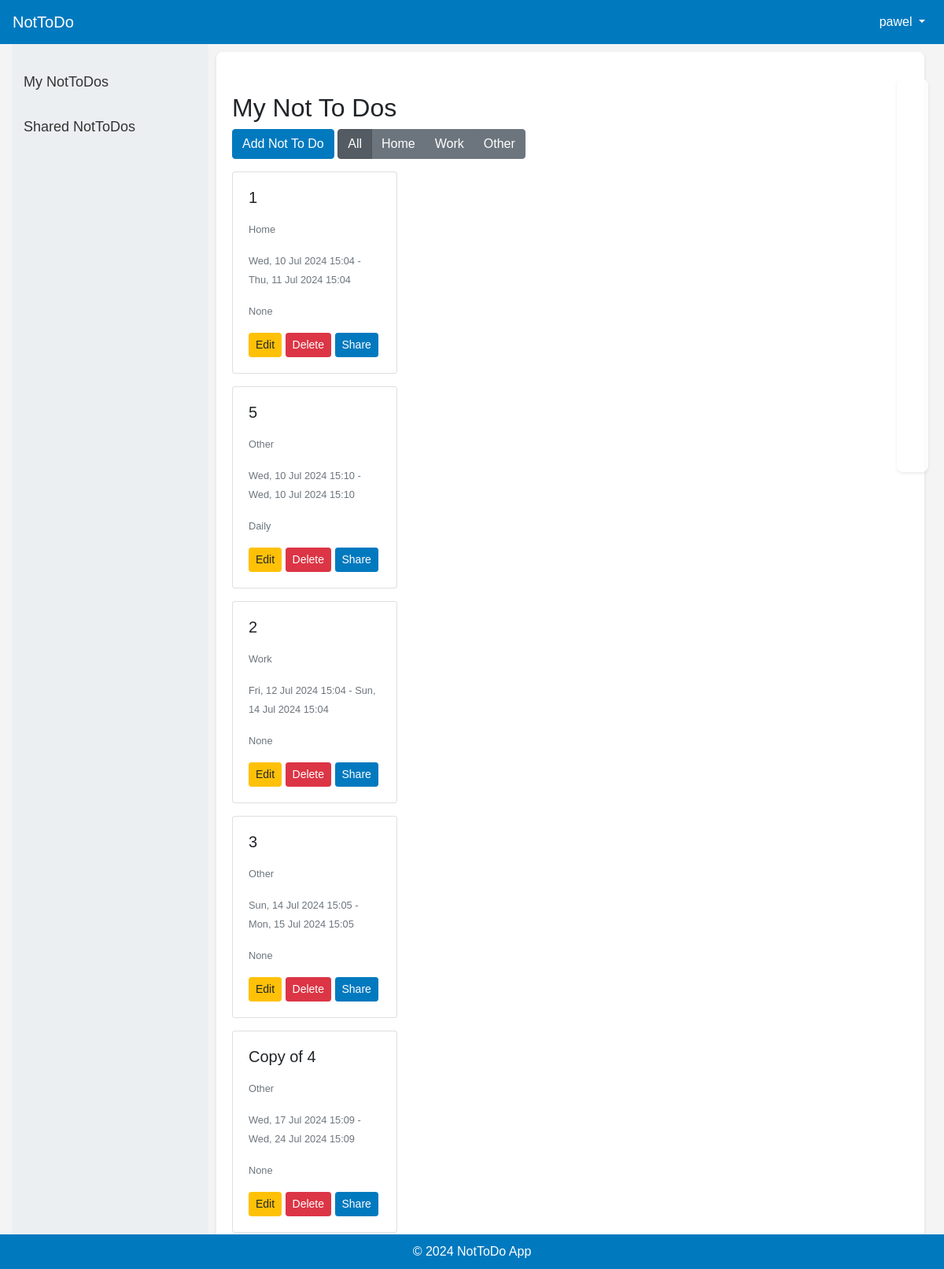
Before: /nottodos/ (signed in) with the older database file.
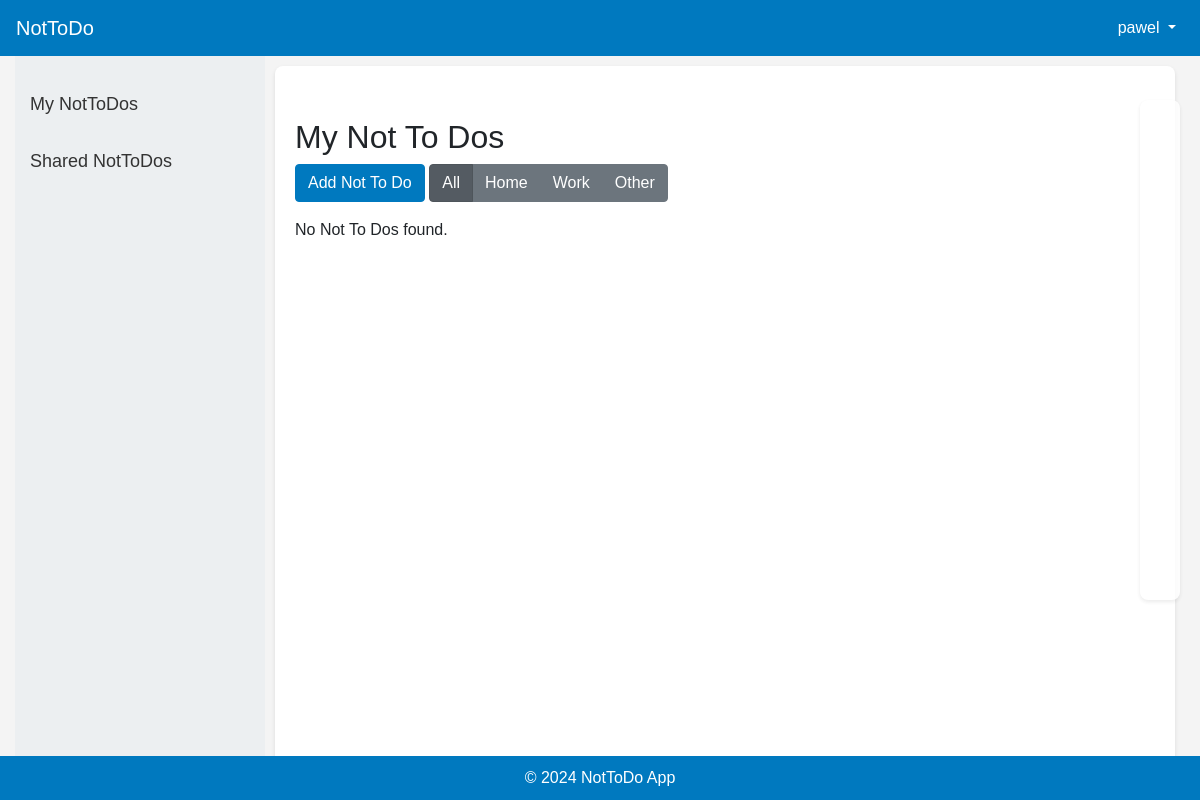
After: the same page with the newer database file.
### nottodo/models.py (models this page shows, shortened)
class NotToDo(models.Model):
    user = models.ForeignKey(User, on_delete=models.CASCADE)
    title = models.CharField(max_length=255)
    description = models.TextField(blank=True, null=True)
    context = models.CharField(max_length=50, choices=[('Home', 'Home'), ('Work', 'Work'), ('Other', 'Other')])
    scheduled_start_time = models.DateTimeField(blank=True, null=True)
    scheduled_end_time = models.DateTimeField(blank=True, null=True)
    repeat = models.CharField(max_length=50, choices=[('None', 'None'), ('Daily', 'Daily'), ('Weekly', 'Weekly'), ('Monthly', 'Monthly')], default='None')
    created_at = models.DateTimeField(default=timezone.now)
    updated_at = models.DateTimeField(auto_now=True)

### nottodo/views.py (the view)
# urls.py: path('nottodos/', views.list_nottodos, name='list_nottodos'),
@login_required
def list_nottodos(request):
    context_filter = request.GET.get('context', 'All')
    if context_filter == 'All':
        nottodos = NotToDo.objects.filter(user=request.user).order_by('scheduled_start_time')
    else:
        nottodos = NotToDo.objects.filter(user=request.user, context=context_filter).order_by('scheduled_start_time')
    return render(request, 'list_nottodos.html', {'nottodos': nottodos, 'context_filter': context_filter})

### nottodo/templates/list_nottodos.html (shortened to what this page needs)
{% extends 'base.html' %}
{% block content %}
<h2 class="mt-4">My Not To Dos</h2>
<a href="{% url 'add_nottodo' %}" class="btn btn-primary mb-3">Add Not To Do</a>
<div class="btn-group mb-3" role="group" aria-label="Filter by context">
  <a href="{% url 'list_nottodos' %}?context=All" class="btn btn-secondary {% if context_filter == 'All' %}active{% endif %}">All</a>
  <a href="{% url 'list_nottodos' %}?context=Home" class="btn btn-secondary {% if context_filter == 'Home' %}active{% endif %}">Home</a>
  <a href="{% url 'list_nottodos' %}?context=Work" class="btn btn-secondary {% if context_filter == 'Work' %}active{% endif %}">Work</a>
  <a href="{% url 'list_nottodos' %}?context=Other" class="btn btn-secondary {% if context_filter == 'Other' %}active{% endif %}">Other</a>
</div>
<div id="calendar" class="mb-4"></div>
<div class="card-list">
    {% for nottodo in nottodos %}
    <div class="card nottodo-card mb-3">
        <div class="card-body">
            <h5 class="card-title">{{ nottodo.title }}</h5>
            <p class="card-text"><small class="text-muted">{{ nottodo.context }}</small></p>
            <p class="card-text"><small class="text-muted">{{ nottodo.scheduled_start_time|date:"D, d M Y H:i" }} - {{ nottodo.scheduled_end_time|date:"D, d M Y H:i" }}</small></p>
            <p class="card-text"><small class="text-muted">{{ nottodo.get_repeat_display }}</small></p>
            <a href="{% url 'update_nottodo' nottodo.pk %}" class="btn btn-warning btn-sm">Edit</a>
            <a href="{% url 'delete_nottodo' nottodo.pk %}" class="btn btn-danger btn-sm">Delete</a>
            <a href="{% url 'share_nottodo' nottodo.pk %}" class="btn btn-primary btn-sm">Share</a>
        </div>
    </div>
    {% empty %}
    <p>No Not To Dos found.</p>
    {% endfor %}
</div>
{% endblock %}

### nottodo/templates/base.html (shortened to what this page needs)
<!DOCTYPE html>
<html lang="en">
<head>
    <link rel="stylesheet" href="https://stackpath.bootstrapcdn.com/bootstrap/4.3.1/css/bootstrap.min.css">
    {% load static %}
    <link rel="stylesheet" href="{% static 'nottodo.css' %}">
    <link rel="stylesheet" href="https://cdnjs.cloudflare.com/ajax/libs/font-awesome/6.0.0-beta3/css/all.min.css">
    <link rel="stylesheet" href="https://cdnjs.cloudflare.com/ajax/libs/fullcalendar/3.10.2/fullcalendar.min.css">
    <link rel="stylesheet" href="https://cdn.jsdelivr.net/npm/flatpickr/dist/flatpickr.min.css">
</head>
<body>
    <nav class="navbar navbar-expand-lg">
        <a class="navbar-brand" href="{% url 'home' %}">NotToDo</a>
        <div class="collapse navbar-collapse" id="navbarNav">
            <ul class="navbar-nav ml-auto">
                {% if user.is_authenticated %}
                <li class="nav-item dropdown">
                    <a class="nav-link dropdown-toggle" href="#" id="navbarDropdown" role="button" data-toggle="dropdown" aria-haspopup="true" aria-expanded="false">
                        {{ user.username }}
                    </a>
                </li>
                {% endif %}
            </ul>
        </div>
    </nav>
    <div class="container-fluid">
        <div class="sidebar">
            <a href="{% url 'list_nottodos' %}">My NotToDos</a>
            <a href="{% url 'list_shared_nottodos' %}">Shared NotToDos</a>
        </div>
        <div class="main-content">
            {% block content %}
            {% endblock %}
        </div>
    </div>
    <footer class="footer">
        <div class="container">
            <span>&copy; 2024 NotToDo App</span>
        </div>
    </footer>
</body>
</html>

### nottodo/static/nottodo.css (style rules this page uses)
body { font-family: 'Arial', sans-serif; background-color: #f4f4f4; margin: 0; padding: 0; display: flex; flex-direction: column; min-height: 100vh; }
.navbar { background-color: #0079bf; color: white; }
.navbar a.navbar-brand, .navbar a.nav-link { color: white !important; }
.container-fluid { display: flex; flex: 1; height: 100%; }
.sidebar { width: 250px; background-color: #eceff1; padding-top: 20px; }
.sidebar a { padding: 15px; text-decoration: none; font-size: 18px; color: #333; display: block; }
.main-content { flex: 1; padding: 20px; background-color: #fff; margin: 10px; box-shadow: 0 2px 4px rgba(0,0,0,0.1); border-radius: 8px; overflow-y: auto; }
.footer { background-color: #0079bf; color: white; text-align: center; padding: 10px 0; position: fixed; bottom: 0; width: 100%; }
.btn-primary { background-color: #0079bf; border-color: #0079bf; }
.mt-4 { margin-top: 2rem !important; }
#calendar { max-width: 600px; height: 500px; position: fixed; top: 100px; right: 20px; padding: 20px; background-color: #fff; box-shadow: 0 2px 4px rgba(0,0,0,0.1); border-radius: 8px; z-index: 999; background-size: cover; background-position: center; opacity: 0.8; color: #000; font-weight: bold; }
.card-list { display: block; width: calc(100% - 650px); margin-right: 650px; }

Changed rows visible on the page:
removed NotToDo: title "1", context "Home", scheduled_start_time "Wed, 10 Jul 2024 15:04", scheduled_end_time "Thu, 11 Jul 2024 15:04", repeat "None"
removed NotToDo: title "5", context "Other", scheduled_start_time "Wed, 10 Jul 2024 15:10", scheduled_end_time "Wed, 10 Jul 2024 15:10", repeat "Daily"
removed NotToDo: title "2", context "Work", scheduled_start_time "Fri, 12 Jul 2024 15:04", scheduled_end_time "Sun, 14 Jul 2024 15:04", repeat "None"
removed NotToDo: title "3", context "Other", scheduled_start_time "Sun, 14 Jul 2024 15:05", scheduled_end_time "Mon, 15 Jul 2024 15:05", repeat "None"
removed NotToDo: title "Copy of 4", context "Other", scheduled_start_time "Wed, 17 Jul 2024 15:09", scheduled_end_time "Wed, 24 Jul 2024 15:09", repeat "None"
Other visible differences:
text now shown: "No Not To Dos found."
